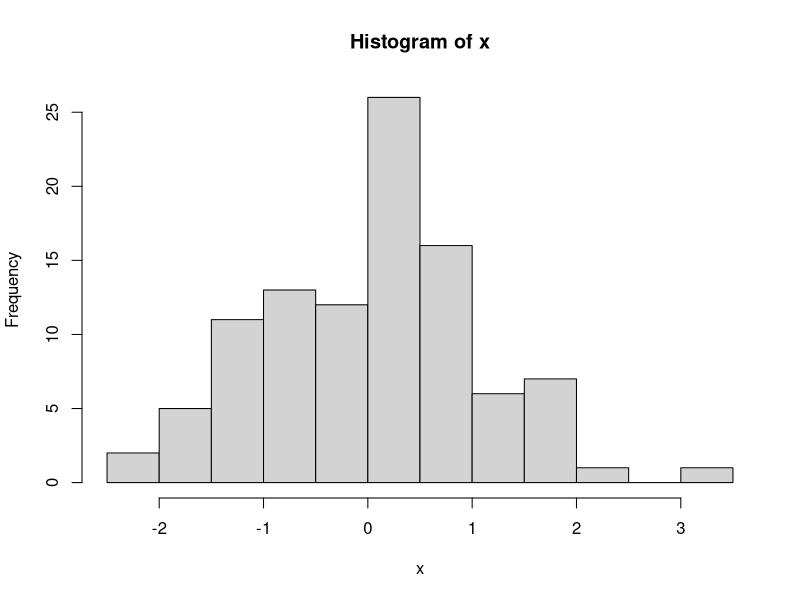
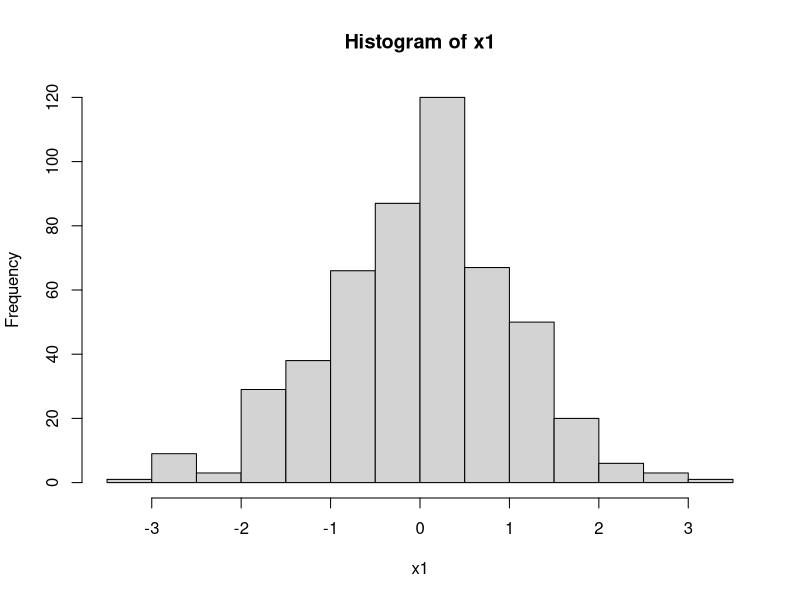
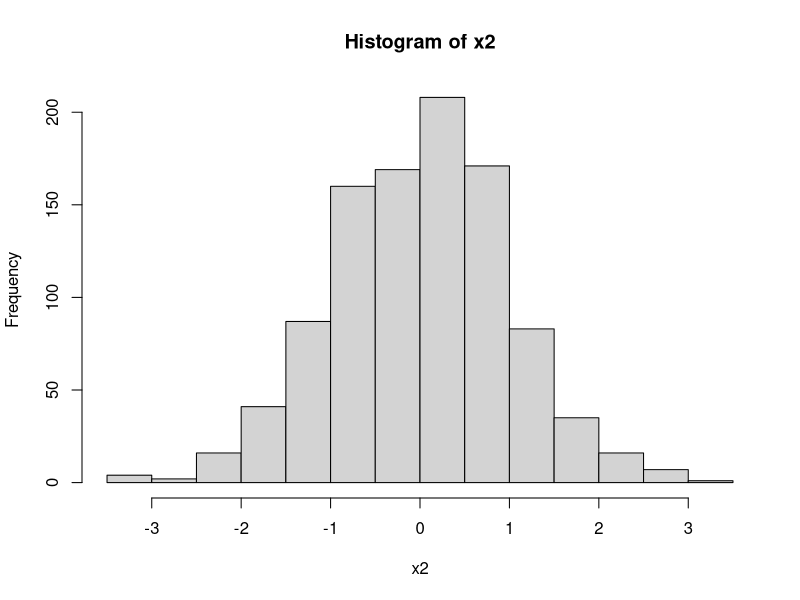
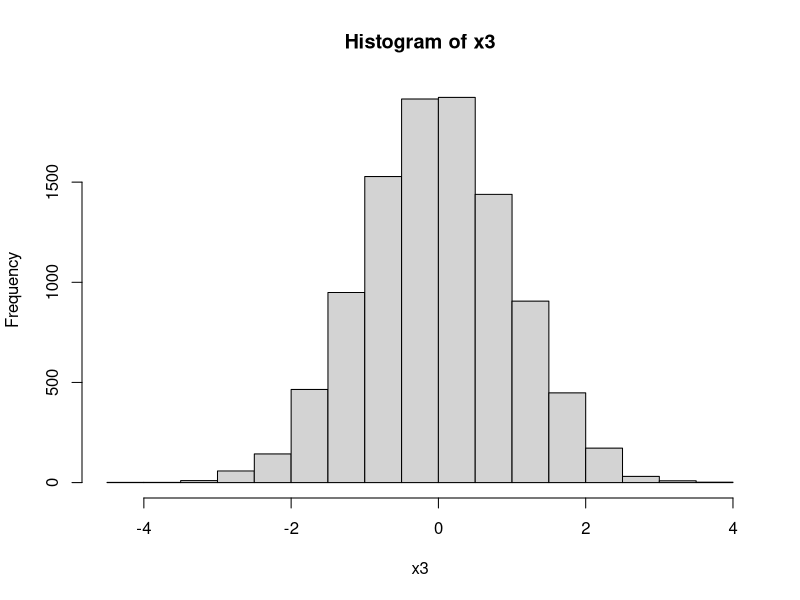
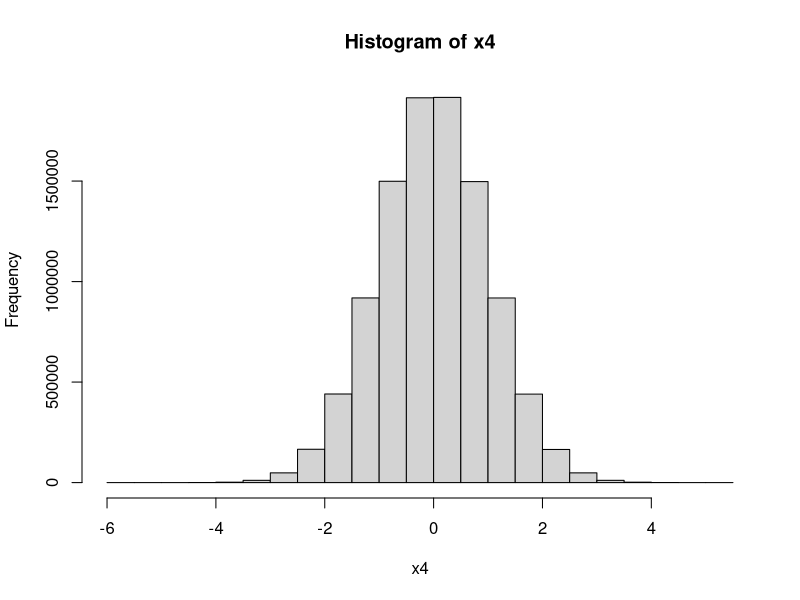
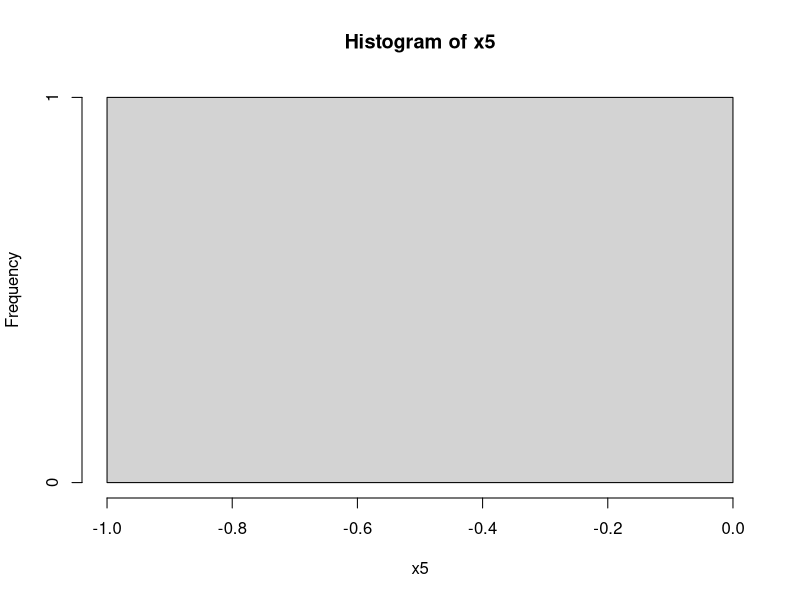

These charts were generated, in order, by the following R code:
#Normal distribution test
x = rnorm(100)
hist(x)
x1 = rnorm(500)
x2 = rnorm(1000)
x3 = rnorm(10000)
hist(x1)
hist(x2)
hist(x3)
x4 = rnorm(10000000)
hist(x4)
x5 = dnorm(100)
hist(x5)
?ecdf

x <- rnorm(12)
Fn <- ecdf(x)
Fn     # a *function*
Fn(x)  # returns the percentiles for x
tt <- seq(-2, 2, by = 0.1)
12 * Fn(tt) # Fn is a 'simple' function {with values k/12}
summary(Fn)
##--> see below for graphics
knots(Fn)  # the unique data values {12 of them if there were no ties}
